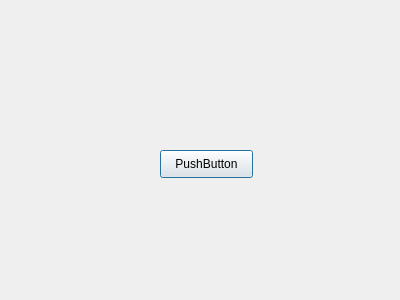
<?xml version="1.0" encoding="UTF-8"?>
<ui version="4.0">
 <class>TestDialog</class>
 <widget class="QDialog" name="TestDialog">
  <property name="geometry">
   <rect>
    <x>0</x>
    <y>0</y>
    <width>400</width>
    <height>300</height>
   </rect>
  </property>
  <property name="windowTitle">
   <string>Dialog</string>
  </property>
  <widget class="QPushButton" name="pushButton">
   <property name="geometry">
    <rect>
     <x>160</x>
     <y>150</y>
     <width>93</width>
     <height>28</height>
    </rect>
   </property>
   <property name="text">
    <string>PushButton</string>
   </property>
  </widget>
 </widget>
 <resources/>
 <connections/>
</ui>
